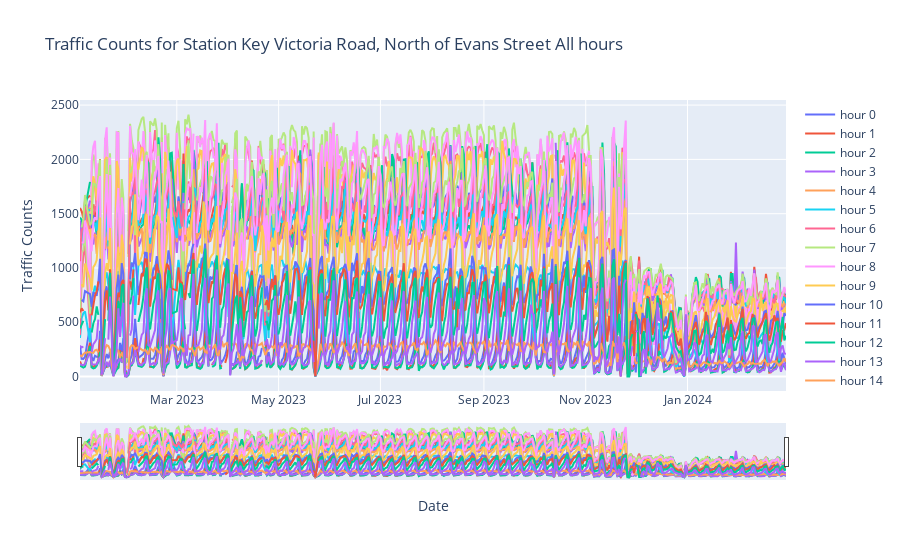

Source (notebook cell):
### Code cell
plot_all_hours_for_station_key_plotly("15286012")

### Figure 1 — Plotly figure (JSON) as saved in the notebook; plotly's stock layout.template omitted (floating-point values rounded to 4 significant figures; data arrays with more than 128 entries replaced by an {"elided": "..."} marker saying what was removed)
{"data": [{"mode": "lines", "name": "hour 0", "type": "scatter", "x": {"elided": "412 str values"}, "xaxis": "x", "y": {"elided": "412 int values"}, "yaxis": "y"}, {"mode": "lines", "name": "hour 1", "type": "scatter", "x": {"elided": "412 str values"}, "xaxis": "x", "y": {"elided": "412 int values"}, "yaxis": "y"}, {"mode": "lines", "name": "hour 2", "type": "scatter", "x": {"elided": "412 str values"}, "xaxis": "x", "y": {"elided": "412 int values"}, "yaxis": "y"}, {"mode": "lines", "name": "hour 3", "type": "scatter", "x": {"elided": "412 str values"}, "xaxis": "x", "y": {"elided": "412 int values"}, "yaxis": "y"}, {"mode": "lines", "name": "hour 4", "type": "scatter", "x": {"elided": "412 str values"}, "xaxis": "x", "y": {"elided": "412 int values"}, "yaxis": "y"}, {"mode": "lines", "name": "hour 5", "type": "scatter", "x": {"elided": "412 str values"}, "xaxis": "x", "y": {"elided": "412 int values"}, "yaxis": "y"}, {"mode": "lines", "name": "hour 6", "type": "scatter", "x": {"elided": "412 str values"}, "xaxis": "x", "y": {"elided": "412 int values"}, "yaxis": "y"}, {"mode": "lines", "name": "hour 7", "type": "scatter", "x": {"elided": "412 str values"}, "xaxis": "x", "y": {"elided": "412 int values"}, "yaxis": "y"}, {"mode": "lines", "name": "hour 8", "type": "scatter", "x": {"elided": "412 str values"}, "xaxis": "x", "y": {"elided": "412 int values"}, "yaxis": "y"}, {"mode": "lines", "name": "hour 9", "type": "scatter", "x": {"elided": "412 str values"}, "xaxis": "x", "y": {"elided": "412 int values"}, "yaxis": "y"}, {"mode": "lines", "name": "hour 10", "type": "scatter", "x": {"elided": "412 str values"}, "xaxis": "x", "y": {"elided": "412 int values"}, "yaxis": "y"}, {"mode": "lines", "name": "hour 11", "type": "scatter", "x": {"elided": "412 str values"}, "xaxis": "x", "y": {"elided": "412 int values"}, "yaxis": "y"}, {"mode": "lines", "name": "hour 12", "type": "scatter", "x": {"elided": "412 str values"}, "xaxis": "x", "y": {"elided": "412 int values"}, "yaxis": "y"}, {"mode": "lines", "name": "hour 13", "type": "scatter", "x": {"elided": "412 str values"}, "xaxis": "x", "y": {"elided": "412 int values"}, "yaxis": "y"}, {"mode": "lines", "name": "hour 14", "type": "scatter", "x": {"elided": "412 str values"}, "xaxis": "x", "y": {"elided": "412 int values"}, "yaxis": "y"}, {"mode": "lines", "name": "hour 15", "type": "scatter", "x": {"elided": "412 str values"}, "xaxis": "x", "y": {"elided": "412 int values"}, "yaxis": "y"}, {"mode": "lines", "name": "hour 16", "type": "scatter", "x": {"elided": "412 str values"}, "xaxis": "x", "y": {"elided": "412 int values"}, "yaxis": "y"}, {"mode": "lines", "name": "hour 17", "type": "scatter", "x": {"elided": "412 str values"}, "xaxis": "x", "y": {"elided": "412 int values"}, "yaxis": "y"}, {"mode": "lines", "name": "hour 18", "type": "scatter", "x": {"elided": "412 str values"}, "xaxis": "x", "y": {"elided": "412 int values"}, "yaxis": "y"}, {"mode": "lines", "name": "hour 19", "type": "scatter", "x": {"elided": "412 str values"}, "xaxis": "x", "y": {"elided": "412 int values"}, "yaxis": "y"}, {"mode": "lines", "name": "hour 20", "type": "scatter", "x": {"elided": "412 str values"}, "xaxis": "x", "y": {"elided": "412 int values"}, "yaxis": "y"}, {"mode": "lines", "name": "hour 21", "type": "scatter", "x": {"elided": "412 str values"}, "xaxis": "x", "y": {"elided": "412 int values"}, "yaxis": "y"}, {"mode": "lines", "name": "hour 22", "type": "scatter", "x": {"elided": "412 str values"}, "xaxis": "x", "y": {"elided": "412 int values"}, "yaxis": "y"}, {"mode": "lines", "name": "hour 23", "type": "scatter", "x": {"elided": "412 str values"}, "xaxis": "x", "y": {"elided": "412 int values"}, "yaxis": "y"}], "layout": {"hovermode": "x", "title": {"text": "Traffic Counts for Station Key Victoria Road, North of Evans Street All hours"}, "xaxis": {"anchor": "y", "domain": [0, 1], "rangeslider": {"visible": true}, "title": {"text": "Date"}}, "yaxis": {"anchor": "x", "domain": [0, 1], "title": {"text": "Traffic Counts"}}}}
